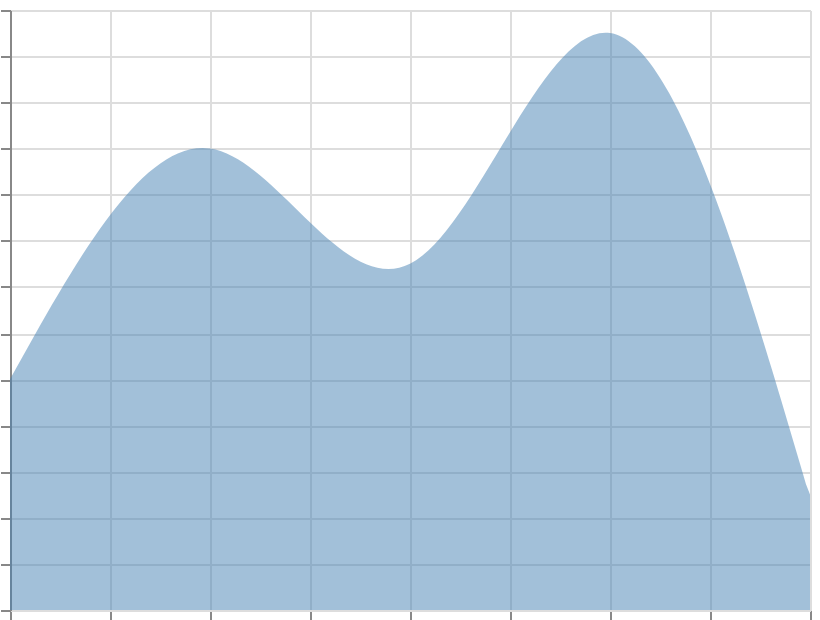

Source (Vega-Lite JSON):
### Vega specification from a JSON file in a GitHub repository (floating-point values rounded to 4 significant figures)
{"$schema": "https://vega.github.io/schema/vega/v6.json", "width": 400, "height": 300, "padding": 5, "autosize": "none", "data": [{"name": "table", "values": [{"x": 0, "y": 10}, {"x": 1, "y": 20}, {"x": 2, "y": 15}, {"x": 3, "y": 25}, {"x": 4, "y": 5}]}], "scales": [{"name": "x", "type": "linear", "domain": {"data": "table", "field": "x"}, "range": "width", "nice": true}, {"name": "y", "type": "linear", "domain": {"data": "table", "field": "y"}, "range": [{"signal": "height"}, 0], "nice": true}], "marks": [{"type": "area", "from": {"data": "table"}, "encode": {"update": {"x": {"scale": "x", "field": "x"}, "y": {"scale": "y", "field": "y"}, "y2": {"scale": "y", "value": 0}, "fill": {"value": "steelblue"}, "fillOpacity": {"value": 0.5}, "interpolate": {"value": "natural"}}}}], "axes": [{"scale": "x", "orient": "bottom", "grid": true, "labels": false}, {"scale": "y", "orient": "left", "grid": true, "labels": false}]}
